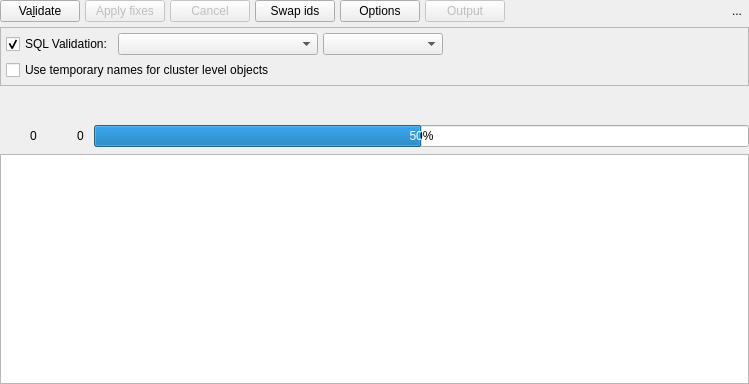
<?xml version="1.0" encoding="UTF-8"?>
<ui version="4.0">
 <class>ModelValidationWidget</class>
 <widget class="QWidget" name="ModelValidationWidget">
  <property name="geometry">
   <rect>
    <x>0</x>
    <y>0</y>
    <width>749</width>
    <height>384</height>
   </rect>
  </property>
  <property name="sizePolicy">
   <sizepolicy hsizetype="Minimum" vsizetype="Preferred">
    <horstretch>0</horstretch>
    <verstretch>0</verstretch>
   </sizepolicy>
  </property>
  <property name="minimumSize">
   <size>
    <width>0</width>
    <height>230</height>
   </size>
  </property>
  <property name="baseSize">
   <size>
    <width>730</width>
    <height>0</height>
   </size>
  </property>
  <property name="windowTitle">
   <string>Form</string>
  </property>
  <property name="autoFillBackground">
   <bool>false</bool>
  </property>
  <property name="styleSheet">
   <string notr="true"/>
  </property>
  <layout class="QVBoxLayout" name="verticalLayout">
   <property name="spacing">
    <number>5</number>
   </property>
   <property name="leftMargin">
    <number>0</number>
   </property>
   <property name="topMargin">
    <number>0</number>
   </property>
   <property name="rightMargin">
    <number>0</number>
   </property>
   <property name="bottomMargin">
    <number>0</number>
   </property>
   <item>
    <layout class="QHBoxLayout" name="horizontalLayout_4">
     <property name="spacing">
      <number>5</number>
     </property>
     <item>
      <layout class="QHBoxLayout" name="horizontalLayout_3">
       <property name="spacing">
        <number>5</number>
       </property>
       <item>
        <widget class="QPushButton" name="validate_btn">
         <property name="sizePolicy">
          <sizepolicy hsizetype="Fixed" vsizetype="Preferred">
           <horstretch>0</horstretch>
           <verstretch>0</verstretch>
          </sizepolicy>
         </property>
         <property name="text">
          <string>Va&amp;lidate</string>
         </property>
         <property name="icon">
          <iconset resource="../../res/resources.qrc">
           <normaloff>:/icons/icons/validation.png</normaloff>:/icons/icons/validation.png</iconset>
         </property>
         <property name="iconSize">
          <size>
           <width>25</width>
           <height>25</height>
          </size>
         </property>
        </widget>
       </item>
       <item>
        <widget class="QPushButton" name="fix_btn">
         <property name="enabled">
          <bool>false</bool>
         </property>
         <property name="sizePolicy">
          <sizepolicy hsizetype="Fixed" vsizetype="Preferred">
           <horstretch>0</horstretch>
           <verstretch>0</verstretch>
          </sizepolicy>
         </property>
         <property name="toolTip">
          <string>Try to resolve the reported issues.</string>
         </property>
         <property name="text">
          <string>Apply fixes</string>
         </property>
         <property name="icon">
          <iconset resource="../../res/resources.qrc">
           <normaloff>:/icons/icons/fixobject.png</normaloff>:/icons/icons/fixobject.png</iconset>
         </property>
         <property name="iconSize">
          <size>
           <width>25</width>
           <height>25</height>
          </size>
         </property>
        </widget>
       </item>
       <item>
        <widget class="QPushButton" name="cancel_btn">
         <property name="enabled">
          <bool>false</bool>
         </property>
         <property name="sizePolicy">
          <sizepolicy hsizetype="Fixed" vsizetype="Preferred">
           <horstretch>0</horstretch>
           <verstretch>0</verstretch>
          </sizepolicy>
         </property>
         <property name="toolTip">
          <string>Cancel the SQL validation in progress.</string>
         </property>
         <property name="text">
          <string>Cancel</string>
         </property>
         <property name="icon">
          <iconset resource="../../res/resources.qrc">
           <normaloff>:/icons/icons/cancel.png</normaloff>:/icons/icons/cancel.png</iconset>
         </property>
         <property name="iconSize">
          <size>
           <width>25</width>
           <height>25</height>
          </size>
         </property>
         <property name="shortcut">
          <string>Esc</string>
         </property>
        </widget>
       </item>
       <item>
        <widget class="QPushButton" name="swap_ids_btn">
         <property name="sizePolicy">
          <sizepolicy hsizetype="Fixed" vsizetype="Preferred">
           <horstretch>0</horstretch>
           <verstretch>0</verstretch>
          </sizepolicy>
         </property>
         <property name="toolTip">
          <string>Change the creation order for two objects by swapping their ids</string>
         </property>
         <property name="text">
          <string>Swap ids</string>
         </property>
         <property name="icon">
          <iconset resource="../../res/resources.qrc">
           <normaloff>:/icons/icons/swapobjs.png</normaloff>:/icons/icons/swapobjs.png</iconset>
         </property>
         <property name="iconSize">
          <size>
           <width>25</width>
           <height>25</height>
          </size>
         </property>
        </widget>
       </item>
       <item>
        <widget class="QPushButton" name="options_btn">
         <property name="enabled">
          <bool>true</bool>
         </property>
         <property name="sizePolicy">
          <sizepolicy hsizetype="Fixed" vsizetype="Preferred">
           <horstretch>0</horstretch>
           <verstretch>0</verstretch>
          </sizepolicy>
         </property>
         <property name="toolTip">
          <string>Try to apply a fix on the selected validation info.</string>
         </property>
         <property name="text">
          <string>Options</string>
         </property>
         <property name="icon">
          <iconset resource="../../res/resources.qrc">
           <normaloff>:/icons/icons/config.png</normaloff>:/icons/icons/config.png</iconset>
         </property>
         <property name="iconSize">
          <size>
           <width>25</width>
           <height>25</height>
          </size>
         </property>
         <property name="checkable">
          <bool>true</bool>
         </property>
        </widget>
       </item>
       <item>
        <widget class="QPushButton" name="output_btn">
         <property name="enabled">
          <bool>false</bool>
         </property>
         <property name="sizePolicy">
          <sizepolicy hsizetype="Fixed" vsizetype="Preferred">
           <horstretch>0</horstretch>
           <verstretch>0</verstretch>
          </sizepolicy>
         </property>
         <property name="toolTip">
          <string>Handles the validation output</string>
         </property>
         <property name="text">
          <string>Output</string>
         </property>
         <property name="icon">
          <iconset resource="../../res/resources.qrc">
           <normaloff>:/icons/icons/outputpane.png</normaloff>:/icons/icons/outputpane.png</iconset>
         </property>
         <property name="iconSize">
          <size>
           <width>25</width>
           <height>25</height>
          </size>
         </property>
         <property name="checkable">
          <bool>false</bool>
         </property>
        </widget>
       </item>
      </layout>
     </item>
     <item>
      <spacer name="horizontalSpacer">
       <property name="orientation">
        <enum>Qt::Orientation::Horizontal</enum>
       </property>
       <property name="sizeHint" stdset="0">
        <size>
         <width>40</width>
         <height>20</height>
        </size>
       </property>
      </spacer>
     </item>
     <item>
      <widget class="QToolButton" name="hide_tb">
       <property name="toolTip">
        <string>Hide this widget</string>
       </property>
       <property name="text">
        <string>...</string>
       </property>
       <property name="icon">
        <iconset resource="../../res/resources.qrc">
         <normaloff>:/icons/icons/closetab.png</normaloff>:/icons/icons/closetab.png</iconset>
       </property>
       <property name="iconSize">
        <size>
         <width>20</width>
         <height>20</height>
        </size>
       </property>
       <property name="shortcut">
        <string>Esc</string>
       </property>
       <property name="autoRaise">
        <bool>true</bool>
       </property>
      </widget>
     </item>
    </layout>
   </item>
   <item>
    <widget class="QFrame" name="options_frm">
     <property name="sizePolicy">
      <sizepolicy hsizetype="Preferred" vsizetype="Preferred">
       <horstretch>0</horstretch>
       <verstretch>0</verstretch>
      </sizepolicy>
     </property>
     <property name="minimumSize">
      <size>
       <width>0</width>
       <height>0</height>
      </size>
     </property>
     <property name="frameShape">
      <enum>QFrame::Shape::StyledPanel</enum>
     </property>
     <property name="frameShadow">
      <enum>QFrame::Shadow::Raised</enum>
     </property>
     <layout class="QGridLayout" name="gridLayout_2">
      <property name="leftMargin">
       <number>5</number>
      </property>
      <property name="topMargin">
       <number>5</number>
      </property>
      <property name="rightMargin">
       <number>5</number>
      </property>
      <property name="bottomMargin">
       <number>5</number>
      </property>
      <property name="spacing">
       <number>5</number>
      </property>
      <item row="0" column="1">
       <widget class="QComboBox" name="connections_cmb">
        <property name="enabled">
         <bool>true</bool>
        </property>
        <property name="sizePolicy">
         <sizepolicy hsizetype="Expanding" vsizetype="Fixed">
          <horstretch>0</horstretch>
          <verstretch>0</verstretch>
         </sizepolicy>
        </property>
        <property name="minimumSize">
         <size>
          <width>0</width>
          <height>0</height>
         </size>
        </property>
        <property name="maximumSize">
         <size>
          <width>200</width>
          <height>16777215</height>
         </size>
        </property>
        <property name="toolTip">
         <string>Connection to be used in the SQL validation</string>
        </property>
        <property name="sizeAdjustPolicy">
         <enum>QComboBox::SizeAdjustPolicy::AdjustToContents</enum>
        </property>
        <property name="iconSize">
         <size>
          <width>28</width>
          <height>28</height>
         </size>
        </property>
       </widget>
      </item>
      <item row="0" column="2" colspan="2">
       <widget class="QComboBox" name="version_cmb">
        <property name="enabled">
         <bool>true</bool>
        </property>
        <property name="sizePolicy">
         <sizepolicy hsizetype="Preferred" vsizetype="Fixed">
          <horstretch>0</horstretch>
          <verstretch>0</verstretch>
         </sizepolicy>
        </property>
        <property name="minimumSize">
         <size>
          <width>120</width>
          <height>0</height>
         </size>
        </property>
        <property name="toolTip">
         <string>PostgreSQL version</string>
        </property>
        <property name="sizeAdjustPolicy">
         <enum>QComboBox::SizeAdjustPolicy::AdjustToContents</enum>
        </property>
        <property name="iconSize">
         <size>
          <width>28</width>
          <height>28</height>
         </size>
        </property>
       </widget>
      </item>
      <item row="0" column="0">
       <widget class="QCheckBox" name="sql_validation_chk">
        <property name="sizePolicy">
         <sizepolicy hsizetype="Fixed" vsizetype="Fixed">
          <horstretch>0</horstretch>
          <verstretch>0</verstretch>
         </sizepolicy>
        </property>
        <property name="toolTip">
         <string>&lt;p&gt;Enables the validation of SQL code in DBMS. This process requires the use of a pre-configured connection. SQL validation will occur only in the last step (when all objects were validated) or when there are no warnings.&lt;/p&gt;</string>
        </property>
        <property name="statusTip">
         <string/>
        </property>
        <property name="text">
         <string>SQL Validation:</string>
        </property>
        <property name="checked">
         <bool>true</bool>
        </property>
       </widget>
      </item>
      <item row="0" column="4">
       <spacer name="horizontalSpacer_2">
        <property name="orientation">
         <enum>Qt::Orientation::Horizontal</enum>
        </property>
        <property name="sizeType">
         <enum>QSizePolicy::Policy::Expanding</enum>
        </property>
        <property name="sizeHint" stdset="0">
         <size>
          <width>20</width>
          <height>20</height>
         </size>
        </property>
       </spacer>
      </item>
      <item row="1" column="0" colspan="5">
       <widget class="QCheckBox" name="use_tmp_names_chk">
        <property name="sizePolicy">
         <sizepolicy hsizetype="Expanding" vsizetype="Fixed">
          <horstretch>0</horstretch>
          <verstretch>0</verstretch>
         </sizepolicy>
        </property>
        <property name="toolTip">
         <string>&lt;p&gt;pgModeler will generate unique and temporary names for database, role and tablespace objects. This option avoids object duplication errors when running the SQL validation.&lt;/p&gt;</string>
        </property>
        <property name="statusTip">
         <string/>
        </property>
        <property name="text">
         <string>Use temporary names for cluster level objects</string>
        </property>
       </widget>
      </item>
     </layout>
    </widget>
   </item>
   <item>
    <widget class="QWidget" name="prog_info_wgt" native="true">
     <property name="minimumSize">
      <size>
       <width>0</width>
       <height>0</height>
      </size>
     </property>
     <layout class="QGridLayout" name="gridLayout_3">
      <property name="leftMargin">
       <number>0</number>
      </property>
      <property name="topMargin">
       <number>0</number>
      </property>
      <property name="rightMargin">
       <number>0</number>
      </property>
      <property name="bottomMargin">
       <number>0</number>
      </property>
      <property name="spacing">
       <number>5</number>
      </property>
      <item row="1" column="0">
       <layout class="QHBoxLayout" name="horizontalLayout_2">
        <property name="spacing">
         <number>5</number>
        </property>
        <property name="rightMargin">
         <number>5</number>
        </property>
        <item>
         <widget class="QLabel" name="warn_lbl">
          <property name="sizePolicy">
           <sizepolicy hsizetype="Fixed" vsizetype="Fixed">
            <horstretch>0</horstretch>
            <verstretch>0</verstretch>
           </sizepolicy>
          </property>
          <property name="minimumSize">
           <size>
            <width>25</width>
            <height>25</height>
           </size>
          </property>
          <property name="maximumSize">
           <size>
            <width>25</width>
            <height>25</height>
           </size>
          </property>
          <property name="toolTip">
           <string>Warnings: does not prevents model to be saved.</string>
          </property>
          <property name="text">
           <string/>
          </property>
          <property name="textFormat">
           <enum>Qt::TextFormat::AutoText</enum>
          </property>
          <property name="pixmap">
           <pixmap resource="../../res/resources.qrc">:/icons/icons/alert.png</pixmap>
          </property>
          <property name="scaledContents">
           <bool>true</bool>
          </property>
         </widget>
        </item>
        <item>
         <widget class="QLabel" name="warn_count_lbl">
          <property name="sizePolicy">
           <sizepolicy hsizetype="Preferred" vsizetype="Fixed">
            <horstretch>0</horstretch>
            <verstretch>0</verstretch>
           </sizepolicy>
          </property>
          <property name="text">
           <string>0</string>
          </property>
          <property name="indent">
           <number>0</number>
          </property>
         </widget>
        </item>
       </layout>
      </item>
      <item row="1" column="2">
       <widget class="QProgressBar" name="validation_prog_pb">
        <property name="sizePolicy">
         <sizepolicy hsizetype="Expanding" vsizetype="Fixed">
          <horstretch>0</horstretch>
          <verstretch>0</verstretch>
         </sizepolicy>
        </property>
        <property name="minimumSize">
         <size>
          <width>0</width>
          <height>0</height>
         </size>
        </property>
        <property name="value">
         <number>50</number>
        </property>
        <property name="invertedAppearance">
         <bool>false</bool>
        </property>
       </widget>
      </item>
      <item row="1" column="1">
       <layout class="QHBoxLayout" name="horizontalLayout">
        <property name="spacing">
         <number>5</number>
        </property>
        <property name="rightMargin">
         <number>5</number>
        </property>
        <item>
         <widget class="QLabel" name="error_lbl">
          <property name="sizePolicy">
           <sizepolicy hsizetype="Fixed" vsizetype="Fixed">
            <horstretch>0</horstretch>
            <verstretch>0</verstretch>
           </sizepolicy>
          </property>
          <property name="minimumSize">
           <size>
            <width>25</width>
            <height>25</height>
           </size>
          </property>
          <property name="maximumSize">
           <size>
            <width>25</width>
            <height>25</height>
           </size>
          </property>
          <property name="toolTip">
           <string>Errors: model will not be saved while there are validation errors.</string>
          </property>
          <property name="text">
           <string/>
          </property>
          <property name="pixmap">
           <pixmap resource="../../res/resources.qrc">:/icons/icons/error.png</pixmap>
          </property>
          <property name="scaledContents">
           <bool>true</bool>
          </property>
          <property name="indent">
           <number>0</number>
          </property>
         </widget>
        </item>
        <item>
         <widget class="QLabel" name="error_count_lbl">
          <property name="sizePolicy">
           <sizepolicy hsizetype="Preferred" vsizetype="Fixed">
            <horstretch>0</horstretch>
            <verstretch>0</verstretch>
           </sizepolicy>
          </property>
          <property name="toolTip">
           <string/>
          </property>
          <property name="text">
           <string>0</string>
          </property>
          <property name="indent">
           <number>0</number>
          </property>
         </widget>
        </item>
       </layout>
      </item>
      <item row="0" column="0" colspan="3">
       <layout class="QHBoxLayout" name="horizontalLayout_5">
        <property name="spacing">
         <number>5</number>
        </property>
        <item>
         <widget class="QLabel" name="ico_lbl">
          <property name="sizePolicy">
           <sizepolicy hsizetype="Fixed" vsizetype="Fixed">
            <horstretch>0</horstretch>
            <verstretch>0</verstretch>
           </sizepolicy>
          </property>
          <property name="minimumSize">
           <size>
            <width>28</width>
            <height>28</height>
           </size>
          </property>
          <property name="maximumSize">
           <size>
            <width>28</width>
            <height>28</height>
           </size>
          </property>
          <property name="text">
           <string/>
          </property>
          <property name="scaledContents">
           <bool>true</bool>
          </property>
         </widget>
        </item>
        <item>
         <widget class="QLabel" name="object_lbl">
          <property name="sizePolicy">
           <sizepolicy hsizetype="Expanding" vsizetype="Fixed">
            <horstretch>0</horstretch>
            <verstretch>0</verstretch>
           </sizepolicy>
          </property>
          <property name="text">
           <string/>
          </property>
          <property name="indent">
           <number>5</number>
          </property>
         </widget>
        </item>
       </layout>
      </item>
     </layout>
    </widget>
   </item>
   <item>
    <widget class="QTreeWidget" name="output_trw">
     <property name="sizePolicy">
      <sizepolicy hsizetype="Expanding" vsizetype="Expanding">
       <horstretch>0</horstretch>
       <verstretch>0</verstretch>
      </sizepolicy>
     </property>
     <property name="editTriggers">
      <set>QAbstractItemView::EditTrigger::DoubleClicked|QAbstractItemView::EditTrigger::EditKeyPressed</set>
     </property>
     <property name="alternatingRowColors">
      <bool>true</bool>
     </property>
     <property name="selectionMode">
      <enum>QAbstractItemView::SelectionMode::SingleSelection</enum>
     </property>
     <property name="selectionBehavior">
      <enum>QAbstractItemView::SelectionBehavior::SelectRows</enum>
     </property>
     <property name="iconSize">
      <size>
       <width>22</width>
       <height>22</height>
      </size>
     </property>
     <property name="indentation">
      <number>20</number>
     </property>
     <property name="uniformRowHeights">
      <bool>true</bool>
     </property>
     <attribute name="headerVisible">
      <bool>false</bool>
     </attribute>
     <column>
      <property name="text">
       <string/>
      </property>
     </column>
    </widget>
   </item>
  </layout>
 </widget>
 <tabstops>
  <tabstop>validate_btn</tabstop>
  <tabstop>fix_btn</tabstop>
  <tabstop>cancel_btn</tabstop>
  <tabstop>swap_ids_btn</tabstop>
  <tabstop>options_btn</tabstop>
  <tabstop>output_btn</tabstop>
  <tabstop>sql_validation_chk</tabstop>
  <tabstop>connections_cmb</tabstop>
  <tabstop>version_cmb</tabstop>
  <tabstop>output_trw</tabstop>
  <tabstop>hide_tb</tabstop>
 </tabstops>
 <resources>
  <include location="../../res/resources.qrc"/>
 </resources>
 <connections/>
</ui>
